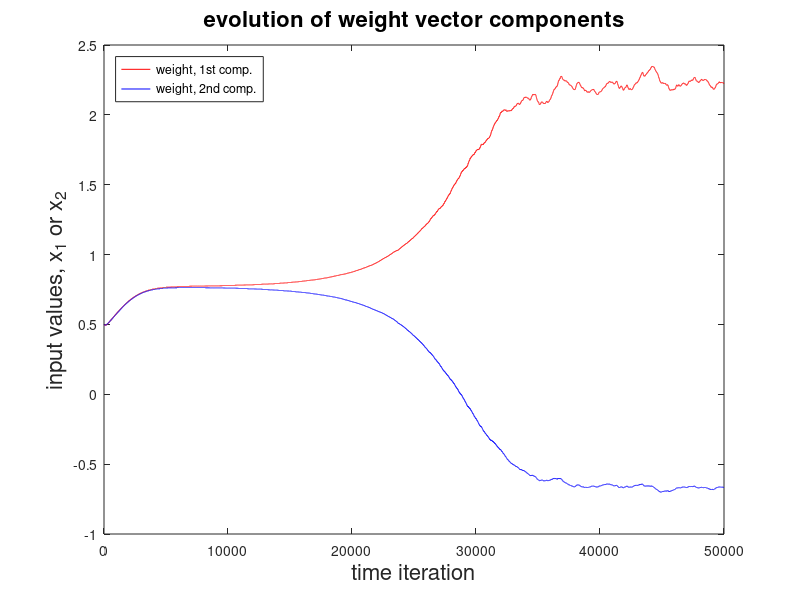

MATLAB code for this plot: (Note: this script raises an error after producing the figure.)
% BCM rule for 2 lin ind inputs with equal probability

K = [[1; .3],[.3; 1]];
p1 = .5;
p2 = 1 - p1;
P = [p1; p2];

T = 50000;
tau = 100;
eta = .001;
dim = 2;
patN = 2;
theta = ones(dim, T);
w = .5*ones(dim, T);
y = zeros(1,T);
xSeq = randsample(1:patN, T, 'true', P);
x = zeros(dim, T);

for i = 1:T
    x(:,i) = K(:, xSeq(i));
end


y(1) = x(:,1)' * w(:,1);

for t = 2:T
    
    dtheta = 1/tau*(y(t-1).^2 - theta(t-1));
    dw = eta * x(:,t-1) * (y(t-1) * (y(t-1) - theta(t-1)));
    theta(t) = theta(t-1) + dtheta;
    w(:,t) = w(:,t-1) + dw;
    y(t) = x(:,t)' * w(:,t);
    
end

figure(1)
plot( w(1,:), 'r')
hold on
plot(w(2,:), 'b')
xlabel('time iteration', 'FontSize', 16)
ylabel('input values, x_1 or x_2','FontSize', 16 )
title('evolution of weight vector components','FontSize', 16)
legend('weight, 1st comp.', 'weight, 2nd comp.', 'Location','northWest')

figure(2)
plotv(K, 'k')
hold on
plotv(w(:,T),'g')
xlabel('value of 1st dimension ','FontSize', 16)
ylabel('value of 2nd dimension','FontSize', 16)
title('input pattern and weight vectors','FontSize', 16)
legend('input patterns', 'weights')



    
    